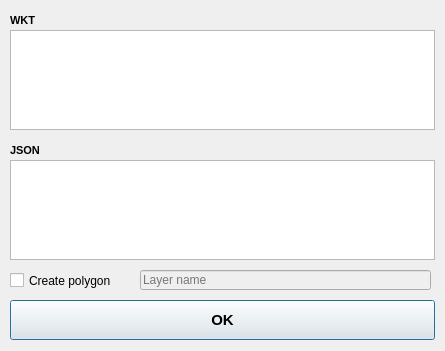
<?xml version="1.0" encoding="UTF-8"?>
<ui version="4.0">
 <class>CanvasCoordinatesDialogBase</class>
 <widget class="QDialog" name="CanvasCoordinatesDialogBase">
  <property name="geometry">
   <rect>
    <x>0</x>
    <y>0</y>
    <width>445</width>
    <height>351</height>
   </rect>
  </property>
  <property name="windowTitle">
   <string>Canvas Coordinates</string>
  </property>
  <widget class="QPushButton" name="btn_ok">
   <property name="geometry">
    <rect>
     <x>10</x>
     <y>300</y>
     <width>425</width>
     <height>40</height>
    </rect>
   </property>
   <property name="font">
    <font>
     <pointsize>11</pointsize>
     <weight>75</weight>
     <bold>true</bold>
    </font>
   </property>
   <property name="text">
    <string>OK</string>
   </property>
  </widget>
  <widget class="QLabel" name="label">
   <property name="geometry">
    <rect>
     <x>10</x>
     <y>10</y>
     <width>31</width>
     <height>21</height>
    </rect>
   </property>
   <property name="font">
    <font>
     <pointsize>8</pointsize>
     <weight>75</weight>
     <bold>true</bold>
    </font>
   </property>
   <property name="text">
    <string>WKT</string>
   </property>
   <property name="alignment">
    <set>Qt::AlignLeading|Qt::AlignLeft|Qt::AlignVCenter</set>
   </property>
  </widget>
  <widget class="QLabel" name="label_2">
   <property name="geometry">
    <rect>
     <x>10</x>
     <y>140</y>
     <width>31</width>
     <height>21</height>
    </rect>
   </property>
   <property name="font">
    <font>
     <pointsize>8</pointsize>
     <weight>75</weight>
     <bold>true</bold>
    </font>
   </property>
   <property name="text">
    <string>JSON</string>
   </property>
   <property name="alignment">
    <set>Qt::AlignLeading|Qt::AlignLeft|Qt::AlignVCenter</set>
   </property>
  </widget>
  <widget class="QTextEdit" name="txt_wkt">
   <property name="geometry">
    <rect>
     <x>10</x>
     <y>30</y>
     <width>425</width>
     <height>100</height>
    </rect>
   </property>
   <property name="readOnly">
    <bool>true</bool>
   </property>
  </widget>
  <widget class="QTextEdit" name="txt_json">
   <property name="geometry">
    <rect>
     <x>10</x>
     <y>160</y>
     <width>425</width>
     <height>100</height>
    </rect>
   </property>
   <property name="readOnly">
    <bool>true</bool>
   </property>
  </widget>
  <widget class="QCheckBox" name="chc_create_pol">
   <property name="geometry">
    <rect>
     <x>10</x>
     <y>270</y>
     <width>101</width>
     <height>21</height>
    </rect>
   </property>
   <property name="text">
    <string>Create polygon</string>
   </property>
  </widget>
  <widget class="QLineEdit" name="txt_lyr_name">
   <property name="enabled">
    <bool>false</bool>
   </property>
   <property name="geometry">
    <rect>
     <x>140</x>
     <y>270</y>
     <width>291</width>
     <height>20</height>
    </rect>
   </property>
   <property name="placeholderText">
    <string>Layer name</string>
   </property>
  </widget>
 </widget>
 <resources/>
 <connections/>
</ui>
